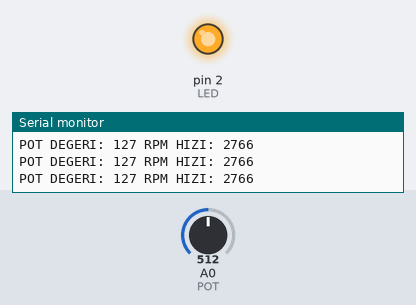
A sketch run on a simulated Arduino Uno, built with avr-gcc and run on an emulated ATmega328P. Parts: output pins drawn as LEDs (lit = HIGH), the last lines printed to the serial monitor. The test bench sets the inputs (shaded band); at power-on: A0 (POT) = 512. Pins used as bus, display or sensor lines are not drawn.

Above: at 1.2 s.
1.3 s: A0 (POT) set to 486
At 2.2 s:
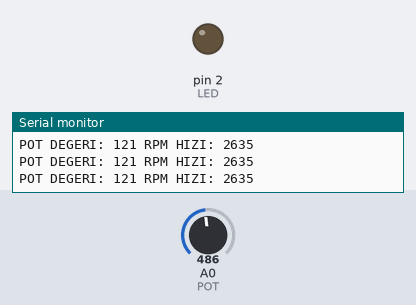
3.0 s: A0 (POT) set to 511
At 3.6 s:
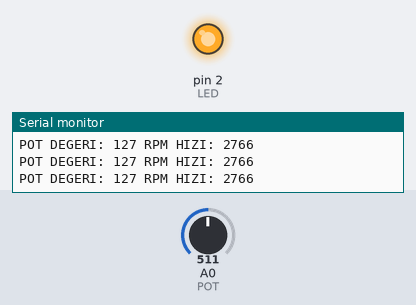
4.5 s: A0 (POT) set to 306
At 4.9 s:
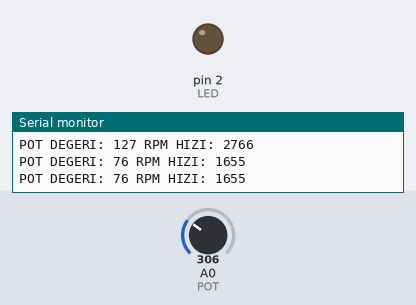
Timing chart, 0 to 7.5 s (numbered marks = the images above; inputs shaded):
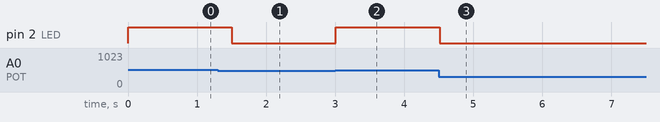

The sketch:

APS_4_Kod.ino
```cpp
/*
 *  Yıldıray KARACA IoT1929 Kampı İçin Arduino Problem Seti 4 Çözümü.
 *  mail: yildiraykaraca@icloud.com
 *  github: https://github.com/yildiraykaraca
*/

#define POT A0   // A0 Pinini POT Adında Tutturdum.
#define DC 3     // 3. Pini DC Adında Tutturdum.
#define LED 2    // 2. Pini LED Adında Tutturdum.

int Pot_Deger=0; // Potansiyometre Değeri İçin Oluşturduğum Değişken.
int Rpm_Deger=0; // Ledi Yaktırmak İçin Kullanacağım Değişken.

void setup()
{
      pinMode(DC,OUTPUT);    // DC Motor çıkış.
      pinMode(LED,OUTPUT);   // LED bir çıkış.
      Serial.begin(9600);    // Seri Haberleşmeyi Başlattım.
}

void loop()
{
   Pot_Deger=analogRead(POT); // Potansiyometre Değerini Okuyup Oluşturduğum Değikenime Atadım.
   Pot_Deger= map(Pot_Deger, 0, 1023, 0, 255); // PWM Pini 0-255 Arasında İşlem Yaptığından Oranı Sabitleyerek Pot Değeriyle Oranladım.

   analogWrite(DC,Pot_Deger); // Oranladığım Pot Değerinden Gelen PWM İçin Uygun Değeri DC Motora Yazdırdım.

   Rpm_Deger=map(Pot_Deger, 0, 255, 0, 5555); // Oranladığım Değer 0,255 olduğundan Rpmi Hesaplamak İçin Oran Orantı Yaptım.


   if(Rpm_Deger>2700)         // Eğer Rpm Değeri 2700 Den Yüksek ise
   {
     digitalWrite(LED, HIGH); //Ledi Yak
   }

   else   // Değilse
   {
     digitalWrite(LED,LOW); // Ledi Kapat
   }

   Serial.print("POT DEGERI: " + String(Pot_Deger));   // POT Değerini Seri Monitöre Yazdırdım.
   Serial.println(" RPM HIZI: " + String(Rpm_Deger));  // RPM Değerini Seri Monitöre Yazdırdım

   delay(250); // 250 Milisaniye = 0.25 Saniye Bekle
}
```

Measured:
- the behaviour switches between 498 and 497 on A0 (POT) (found by bisection; images 0 and 1)
- after the input at 1.3 s, pin 2 (LED): HIGH → LOW after 0.21 s
- after the input at 3.0 s, pin 2 (LED): LOW → HIGH at once
- after the input at 4.5 s, pin 2 (LED): HIGH → LOW at once
